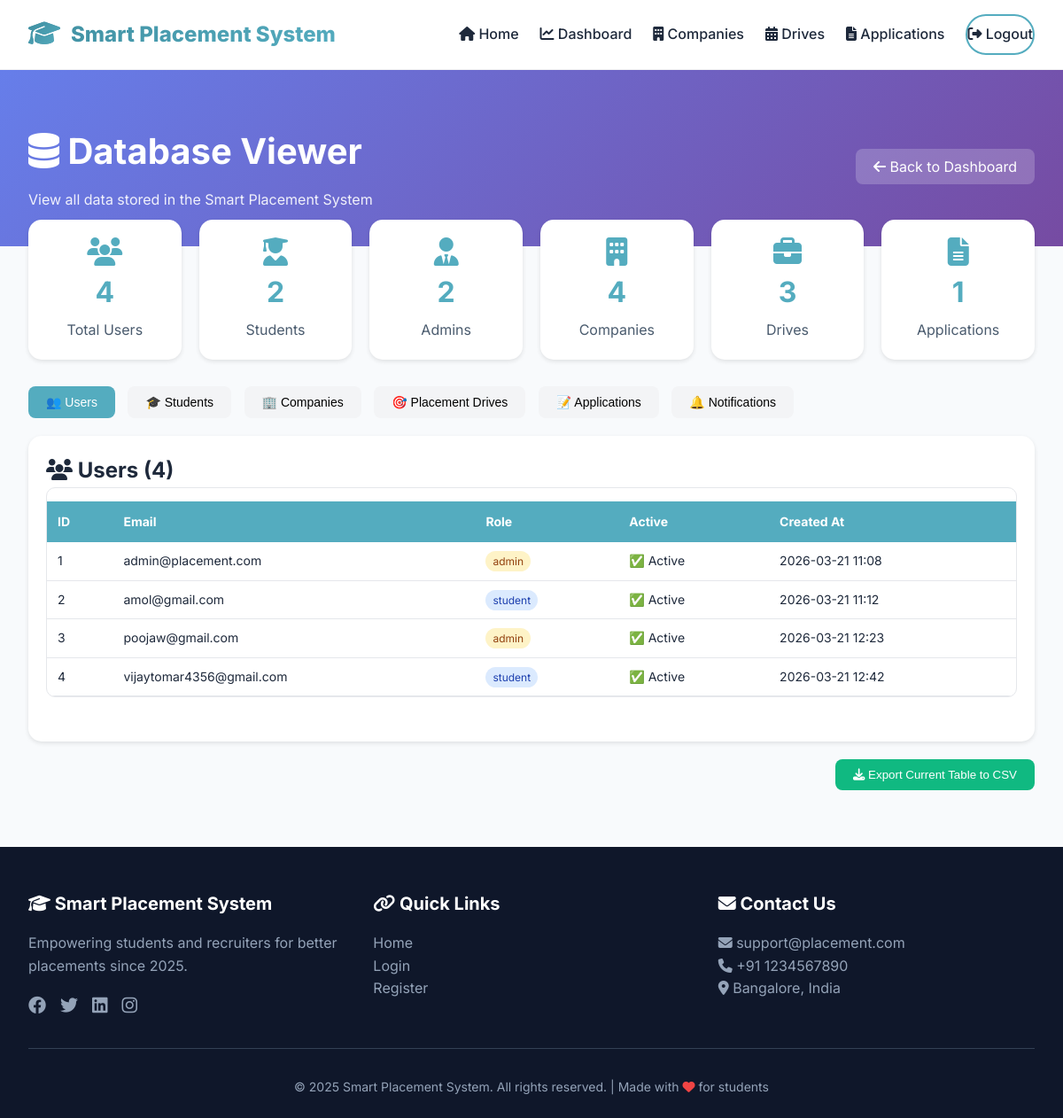
The page /admin/database_viewer (signed in) on the database its author committed.
### models.py (models this page shows, shortened)
class User(UserMixin, db.Model):
    __tablename__ = 'users'
    id = db.Column(db.Integer, primary_key=True)
    email = db.Column(db.String(100), unique=True, nullable=False)
    password_hash = db.Column(db.String(200), nullable=False)
    role = db.Column(db.String(20), nullable=False)
    is_active = db.Column(db.Boolean, default=True)
    created_at = db.Column(db.DateTime, default=datetime.utcnow)
    student_profile = db.relationship('StudentProfile', backref='user', uselist=False, cascade='all, delete-orphan')
    notifications = db.relationship('Notification', backref='user', lazy=True, cascade='all, delete-orphan')

### app.py (the view)
@app.route('/admin/database_viewer')
@login_required
def database_viewer():
    if current_user.role != 'admin':
        flash('Access denied. Admin only.', 'danger')
        return redirect(url_for('dashboard'))
    users = User.query.all()
    students = StudentProfile.query.all()
    companies = Company.query.all()
    drives = PlacementDrive.query.all()
    applications = Application.query.all()
    notifications = Notification.query.all()
    stats = {
        'total_users': len(users),
        'total_students': len(students),
        'total_admins': len([u for u in users if u.role == 'admin']),
        'total_companies': len(companies),
        'total_drives': len(drives),
        'total_applications': len(applications),
        'total_notifications': len(notifications),
        'placed_students': len([a for a in applications if a.status == 'placed']),
        'eligible_students': len([s for s in students if s.is_profile_complete])
    }
    return render_template('database_viewer.html',
                         users=users,
                         students=students,
                         companies=companies,
                         drives=drives,
                         applications=applications,
                         notifications=notifications,
                         stats=stats)

### app.py (called while the page is built)
@app.context_processor
def inject_now():
    return {'now': datetime.utcnow()}

@login_manager.user_loader
def load_user(user_id):
    return User.query.get(int(user_id))

### templates/database_viewer.html (shortened to what this page needs)
{% extends "base.html" %}
{% block content %}
<div style="background: linear-gradient(135deg, #667eea 0%, #764ba2 100%); padding: 60px 0 40px;">
    <div class="container">
        <div style="display: flex; justify-content: space-between; align-items: center;">
            <div>
                <h1 style="color: white; font-size: 2.5rem; margin-bottom: 10px;">
                    <i class="fas fa-database"></i> Database Viewer
                </h1>
                <p style="color: rgba(255,255,255,0.9);">View all data stored in the Smart Placement System</p>
            </div>
            <div>
                <a href="/admin/dashboard" style="background: rgba(255,255,255,0.2); color: white; padding: 10px 20px; border-radius: 8px; text-decoration: none;">
                    <i class="fas fa-arrow-left"></i> Back to Dashboard
                </a>
            </div>
        </div>
    </div>
</div>
<div class="container" style="margin-top: -30px;">
    <div style="display: grid; grid-template-columns: repeat(auto-fit, minmax(150px, 1fr)); gap: 20px; margin-bottom: 30px;">
        <div class="stat-card">
            <i class="fas fa-users" style="font-size: 2rem; color: #54acbf;"></i>
            <div class="stat-number">{{ stats.total_users }}</div>
            <div class="stat-label">Total Users</div>
        </div>
        <div class="stat-card">
            <i class="fas fa-user-graduate" style="font-size: 2rem; color: #54acbf;"></i>
            <div class="stat-number">{{ stats.total_students }}</div>
            <div class="stat-label">Students</div>
        </div>
        <div class="stat-card">
            <i class="fas fa-user-tie" style="font-size: 2rem; color: #54acbf;"></i>
            <div class="stat-number">{{ stats.total_admins }}</div>
            <div class="stat-label">Admins</div>
        </div>
        <div class="stat-card">
            <i class="fas fa-building" style="font-size: 2rem; color: #54acbf;"></i>
            <div class="stat-number">{{ stats.total_companies }}</div>
            <div class="stat-label">Companies</div>
        </div>
        <div class="stat-card">
            <i class="fas fa-briefcase" style="font-size: 2rem; color: #54acbf;"></i>
            <div class="stat-number">{{ stats.total_drives }}</div>
            <div class="stat-label">Drives</div>
        </div>
        <div class="stat-card">
            <i class="fas fa-file-alt" style="font-size: 2rem; color: #54acbf;"></i>
            <div class="stat-number">{{ stats.total_applications }}</div>
            <div class="stat-label">Applications</div>
        </div>
    </div>
    <div style="margin-bottom: 20px; overflow-x: auto; white-space: nowrap;">
        <button class="tab-button active" onclick="showTab('users')">👥 Users</button>
        <button class="tab-button" onclick="showTab('students')">🎓 Students</button>
        <button class="tab-button" onclick="showTab('companies')">🏢 Companies</button>
        <button class="tab-button" onclick="showTab('drives')">🎯 Placement Drives</button>
        <button class="tab-button" onclick="showTab('applications')">📝 Applications</button>
        <button class="tab-button" onclick="showTab('notifications')">🔔 Notifications</button>
    </div>
    <div id="users-tab" class="tab-content active">
        <div style="background: white; border-radius: 15px; padding: 20px; box-shadow: 0 2px 5px rgba(0,0,0,0.1);">
            <h2><i class="fas fa-users"></i> Users ({{ users|length }})</h2>
            <div class="table-container">
                <table class="data-table">
                    <thead>
                        <tr>
                            <th>ID</th>
                            <th>Email</th>
                            <th>Role</th>
                            <th>Active</th>
                            <th>Created At</th>
                        </thead>
                    <tbody>
                        {% for user in users %}
                        <tr>
                            <td>{{ user.id }}</td>
                            <td>{{ user.email }}</td>
                            <td><span class="badge-{% if user.role == 'admin' %}warning{% else %}info{% endif %}">{{ user.role }}</span></td>
                            <td>{% if user.is_active %}✅ Active{% else %}❌ Inactive{% endif %}</td>
                            <td>{{ user.created_at.strftime('%Y-%m-%d %H:%M') }}</td>
                        </tr>
                        {% endfor %}
                    </tbody>
                </table>
            </div>
        </div>
    </div>
    <div style="margin-top: 20px; text-align: right;">
        <button onclick="exportToCSV()" style="background: #10b981; color: white; padding: 10px 20px; border: none; border-radius: 8px; cursor: pointer;">
            <i class="fas fa-download"></i> Export Current Table to CSV
        </button>
    </div>
</div>
{% endblock %}

### templates/base.html (style rules this page uses)
* { margin: 0; padding: 0; box-sizing: border-box; }
:root { --primary: #54acbf; --primary-dark: #3f8ea0; --primary-light: #c2e3ec; --secondary: #667eea; --secondary-dark: #5a67d8; --dark: #1e293b; --gray: #64748b; --light: #f8fafc; --white: #ffffff; --shadow-sm: 0 4px 6px -1px rgba(0, 0, 0, 0.1); --shadow-md: 0 10px 15px -3px rgba(0, 0, 0, 0.1); --shadow-lg: 0 20px 25px -5px rgba(0, 0, 0, 0.1); }
body { font-family: 'Inter', sans-serif; background: var(--light); color: var(--dark); line-height: 1.6; }
.container { max-width: 1280px; margin: 0 auto; padding: 0 2rem; }

### templates/database_viewer.html (style rules this page uses)
.data-table { width: 100%; border-collapse: collapse; margin-top: 15px; font-size: 14px; }
.data-table th { background: #54acbf; color: white; padding: 12px; text-align: left; position: sticky; top: 0; }
.data-table td { padding: 10px 12px; border-bottom: 1px solid #e5e7eb; }
.table-container { max-height: 400px; overflow-y: auto; margin-bottom: 30px; border: 1px solid #e5e7eb; border-radius: 10px; }
.stat-card { background: white; padding: 20px; border-radius: 15px; text-align: center; box-shadow: 0 2px 5px rgba(0,0,0,0.1); transition: transform 0.3s; }
.stat-number { font-size: 2rem; font-weight: bold; color: #54acbf; }
.stat-label { color: #4a5b6e; margin-top: 5px; }
.badge-warning { background: #fef3c7; color: #92400e; padding: 4px 8px; border-radius: 20px; font-size: 12px; }
.badge-info { background: #dbeafe; color: #1e40af; padding: 4px 8px; border-radius: 20px; font-size: 12px; }
.tab-button { background: #f3f4f6; border: none; padding: 10px 20px; margin-right: 10px; border-radius: 8px; cursor: pointer; transition: all 0.3s; font-size: 14px; }
.tab-button.active { background: #54acbf; color: white; }
.tab-content { display: none; }
.tab-content.active { display: block; }

### rows shown on the page
User: id "1", email "admin@placement.com", role "admin", is_active "✅ Active", created_at "2026-03-21 11:08"
User: id "2", email "amol@gmail.com", role "student", is_active "✅ Active", created_at "2026-03-21 11:12"
User: id "3", email "poojaw@gmail.com", role "admin", is_active "✅ Active", created_at "2026-03-21 12:23"
User: id "4", email "vijaytomar4356@gmail.com", role "student", is_active "✅ Active", created_at "2026-03-21 12:42"

### other values the page prints
{{ stats.total_users }} "4"
{{ stats.total_students }} "2"
{{ stats.total_admins }} "2"
{{ stats.total_companies }} "4"
{{ stats.total_drives }} "3"
{{ stats.total_applications }} "1"
{{ users|length }} "4"
